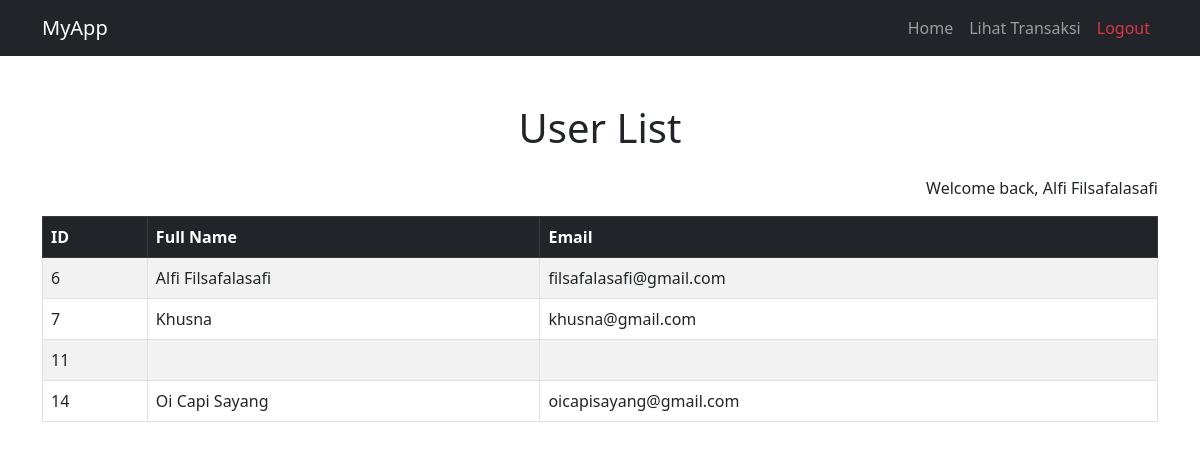
/code/index.php (signed in), run on the app's committed database.
### tables this page shows
CREATE TABLE `users`  (
  `id` int NOT NULL AUTO_INCREMENT,
  `fullname` varchar(255) NULL DEFAULT NULL,
  `email` varchar(255) NULL DEFAULT NULL,
  `password` varchar(255) NULL DEFAULT NULL,
  `gender` varchar(255) NULL DEFAULT NULL,
  `terms` varchar(255) NULL DEFAULT NULL,
  PRIMARY KEY (`id`) USING BTREE
);

### code/index.php (the view, shortened to what this page needs)
<?php
require 'koneksi.php';
$query = "SELECT id, fullname, email FROM users";
$result = $conn->query($query);
?>
<!DOCTYPE html>
<html lang="en">
<head>
    <link href="https://cdn.jsdelivr.net/npm/bootstrap@5.3.0/dist/css/bootstrap.min.css" rel="stylesheet">
</head>
<body>
    <nav class="navbar navbar-expand-lg navbar-dark bg-dark">
        <div class="container">
            <a class="navbar-brand" href="#">MyApp</a>
            <div class="collapse navbar-collapse" id="navbarNav">
                <ul class="navbar-nav ms-auto">
                    <li class="nav-item">
                        <a class="nav-link" href="index.php">Home</a>
                    </li>
                    <li class="nav-item">
                        <a class="nav-link" href="view_transaksi.php">Lihat Transaksi</a>
                    </li>
                    <li class="nav-item">
                        <a class="nav-link text-danger" href="logout.php">Logout</a>
                    </li>
                </ul>
            </div>
        </div>
    </nav>
    <div class="container mt-5">
        <h1 class="text-center mb-4">User List</h1>
        <div class="mb-3 text-end">
            <span class="welcome-message">Welcome, <strong><?= htmlspecialchars($_SESSION['fullname']) ?></strong></span>
        </div>
        <table class="table table-bordered table-striped">
            <thead class="table-dark">
                <tr>
                    <th>ID</th>
                    <th>Full Name</th>
                    <th>Email</th>
                </tr>
            </thead>
            <tbody>
                <?php while ($row = $result->fetch_assoc()): ?>
                    <tr>
                        <td><?= htmlspecialchars($row['id']) ?></td>
                        <td><?= htmlspecialchars($row['fullname']) ?></td>
                        <td><?= htmlspecialchars($row['email']) ?></td>
                    </tr>
                <?php endwhile; ?>
            </tbody>
        </table>
    </div>
</body>
</html>

### data on the page
users: id "6", fullname "Alfi Filsafalasafi", email "filsafalasafi@gmail.com"
users: id "7", fullname "Khusna", email "khusna@gmail.com"
users: id "11"
users: id "14", fullname "Oi Capi Sayang", email "oicapisayang@gmail.com"
